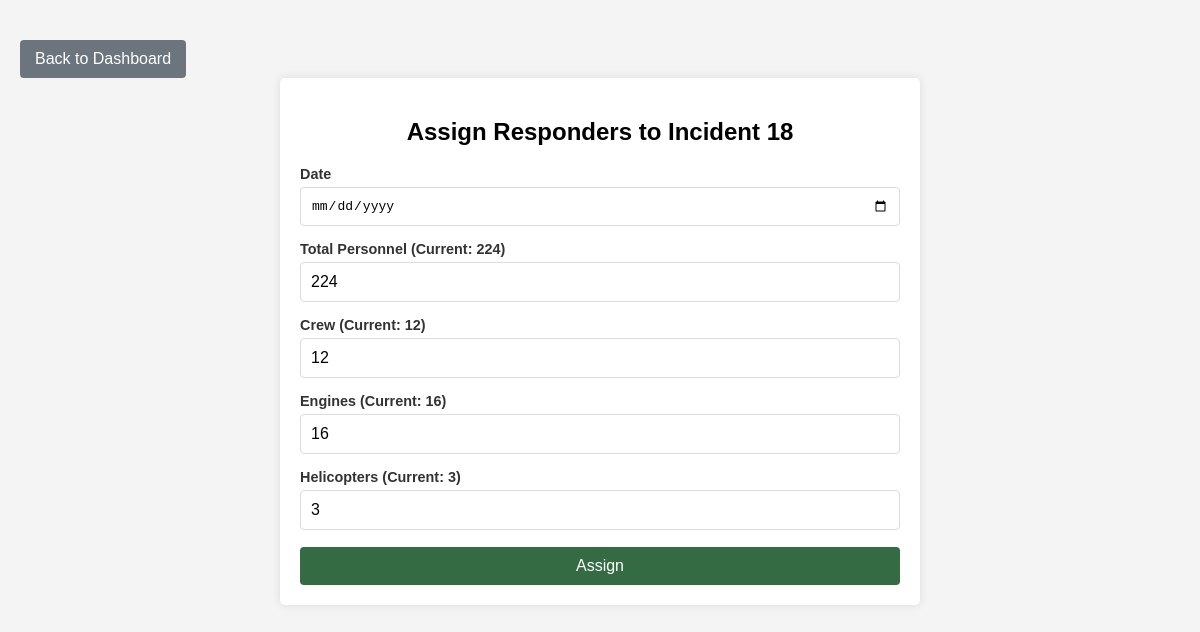
The page /assign/18 on the database its author committed.
### tables this page shows
CREATE TABLE incidents (
            id INTEGER PRIMARY KEY AUTOINCREMENT,
            name TEXT NOT NULL,
            lat REAL,
            long REAL,
            status TEXT NOT NULL,
            total_acres INTEGER,
            containment_percentage INTEGER,
            total_ppl INTEGER,
            crew INTEGER,
            engines INTEGER,
            helicopters INTEGER,
            structures_lost INTEGER,
            cost_to_date REAL
        );

### app.py (the view, shortened to what this page needs)
@app.route('/assign/<int:incident_id>', methods=['GET', 'POST'])
def assign_responders(incident_id):
    conn = sqlite3.connect('incidents.db')
    cursor = conn.cursor()
    cursor.execute("SELECT name, total_ppl, crew, engines, helicopters FROM incidents WHERE id = ?", (incident_id,))
    incident = cursor.fetchone()
    conn.close()
    return render_template('assign_responders.html', incident=incident, incident_id=incident_id)

### templates/assign_responders.html (shortened to what this page needs)
<!DOCTYPE html>
<html lang="en">
<head>
    <link rel="stylesheet" href="{{ url_for('static', filename='style.css') }}">
</head>
<body>
    <a href="{{ url_for('dashboard') }}" class="btn-back">Back to Dashboard</a>
    <div class="form-container">
        <h2>Assign Responders to {{ incident[0] }}</h2>
        <form action="{{ url_for('assign_responders', incident_id=incident_id) }}" method="POST">
            <div class="input-group">
                <label for="date">Date</label>
                <input type="date" id="date" name="date" required>
            </div>
            <div class="input-group">
                <label for="total_ppl">Total Personnel (Current: {{ incident[1] }})</label>
                <input type="number" id="total_ppl" name="total_ppl" value="{{ incident[1] }}" required>
            </div>
            <div class="input-group">
                <label for="crew">Crew (Current: {{ incident[2] }})</label>
                <input type="number" id="crew" name="crew" value="{{ incident[2] }}" required>
            </div>
            <div class="input-group">
                <label for="engines">Engines (Current: {{ incident[3] }})</label>
                <input type="number" id="engines" name="engines" value="{{ incident[3] }}" required>
            </div>
            <div class="input-group">
                <label for="helicopters">Helicopters (Current: {{ incident[4] }})</label>
                <input type="number" id="helicopters" name="helicopters" value="{{ incident[4] }}" required>
            </div>
            <button type="submit" class="btn">Assign</button>
        </form>
    </div>
</body>
</html>

### static/style.css (style rules this page uses)
body { font-family: Arial, sans-serif; background-color: #f4f4f4; margin: 0; padding: 20px; }
h2 { text-align: center; margin-bottom: 20px; }
.btn { padding: 10px 15px; background-color: #356b42; color: #fff; border: none; border-radius: 4px; cursor: pointer; font-size: 1em; text-decoration: none; display: inline-block; margin-top: 2px; }
.input-group { margin-bottom: 15px; text-align: left; }
.input-group label { display: block; margin-bottom: 5px; font-weight: bold; color: #333; }
.input-group input { width: 100%; padding: 8px; font-size: 1em; border: 1px solid #ddd; border-radius: 4px; }
.form-container { max-width: 600px; margin: 0 auto; padding: 20px; background-color: #fff; border-radius: 5px; box-shadow: 0px 0px 10px rgba(0, 0, 0, 0.1); }
.form-container h2 { text-align: center; margin-bottom: 20px; }
.form-container .input-group { margin-bottom: 15px; }
.form-container .input-group label { display: block; font-size: 0.9em; color: #333; margin-bottom: 5px; }
.form-container .input-group input, .form-container .input-group select { width: 100%; padding: 10px; font-size: 1em; border: 1px solid #ddd; border-radius: 4px; box-sizing: border-box; }
.form-container .btn { width: 100%; text-align: center; }
.btn-back { display: inline-block; padding: 10px 15px; background-color: #6c757d; color: white; text-decoration: none; border-radius: 4px; font-size: 1em; margin-top: 20px; }

### rows shown on the page
incidents: name "Incident 18", total_ppl "224", crew "12", engines "16", helicopters "3"
